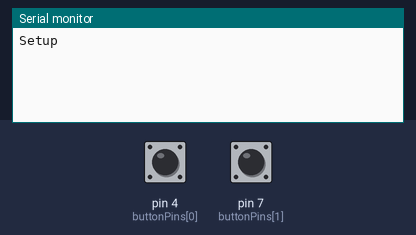
A sketch run on a simulated Arduino Uno, built with avr-gcc and run on an emulated ATmega328P. On the bench: the last lines printed to the serial monitor. The test bench sets the inputs (shaded band); at power-on: pin 4 (buttonPins[0]) LOW, pin 7 (buttonPins[1]) LOW.

Above: at 3.8 s.
3.9 s: pin 4 (buttonPins[0]) pulled HIGH for 1.3 s
At 5.6 s:
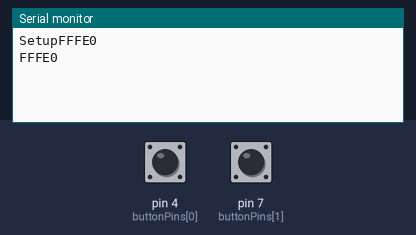
6.7 s: pin 7 (buttonPins[1]) pulled HIGH for 1.3 s
At 7.7 s:
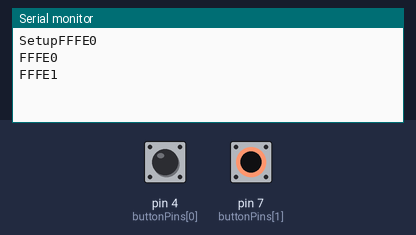

The sketch:

testWrite.ino
```cpp
//#include <string>
// Serial test script
int buttonPins[] = {4, 7};
int nrOfButtons = 2;

void setup()
{

  Serial.begin(9600);  // initialize serial communications at 9600 bps
  Serial.print("Setup");
  for(int i = 0; i < nrOfButtons; i++){
    pinMode(buttonPins[i], INPUT);
  }
}

void loop()
{
  //while(!Serial.available()) {}
  delay(1000);

  // serial write section
  String preamble = "FFFE";
  for(int i = 0; i < nrOfButtons; i++){
    bool buttonState = digitalRead(buttonPins[i]);
    if(buttonState)
    {

      Serial.print(preamble);
      int ard_sends = i;
      Serial.print(ard_sends);
      Serial.print("\n");
      Serial.flush();
      delay(10);
    }
  }
}
```

Measured:
- after the input at 3.9 s, the serial monitor: prints a new line after 0.10 s (image 1)
- after the input at 6.7 s, the serial monitor: prints a new line after 0.33 s (image 2)
